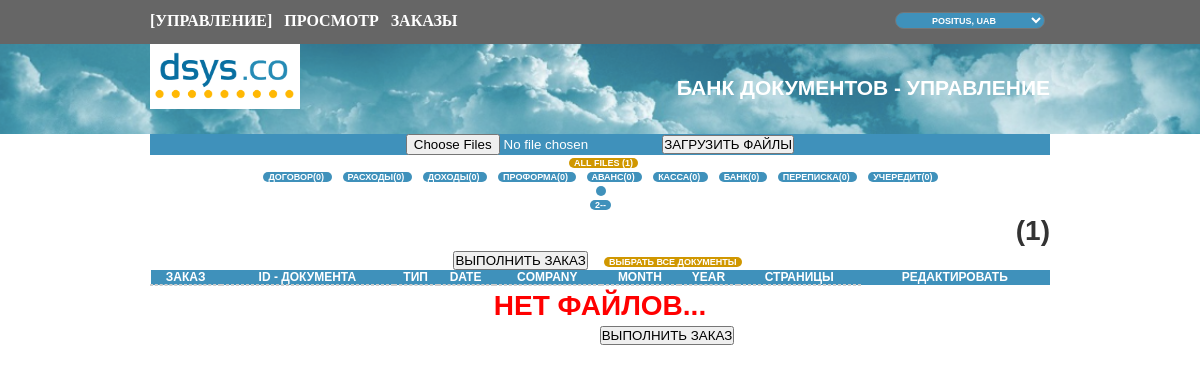
/public_html/private/01_admin/01_admin.php, run on the app's committed database.
### tables this page shows
CREATE TABLE `pages` (
  `id` int(11) NOT NULL,
  `name` varchar(160) NOT NULL,
  `url` varchar(160) NOT NULL
);

### public_html/private/00_db_fns.php (called while the page is built, shortened)
<?php
$user_forma = 'POSITUS, UAB';
function db_connect()
{
    $host = 'localhost';
    $user = 'lva04ykg_dsys';
    $pswd = '2165050ff';
    $db = 'lva04ykg_dsys';
    $connection = mysql_connect($host, $user, $pswd);
    return $connection;
}
function db_result_to_array($result)
{
    $res_array = array();
    $count = 0;
    while($row = @mysql_fetch_array($result))
    {
        $res_array[$count] = $row;
        $count++;
    }
    return $res_array;
}
function get_menu()
{
    $query = "SELECT * FROM pages";
    $result = mysql_query($query);
    $result = db_result_to_array($result);
    return $result;
}
function orderby($get)
{
    $query = "
    SELECT idlib
    FROM photos
   	WHERE photos.file2type $get
   	GROUP BY idlib;
     ";
    $result = mysql_query($query);
    $result = db_result_to_array($result);
    return $result;
}
function countByTypeGet($get)
{
    $query = "SELECT * FROM photos
	WHERE photos.file2type = '$get'";
    $result = mysql_query($query);
    $result = db_result_to_array($result);
	$out1 = count($result);
	return $out1;
}
function countByTypeAll()
{
    $query = "SELECT * FROM photos
	";
    $result = mysql_query($query);
    $result = db_result_to_array($result);
	$out1 = count($result);
	return $out1;
}
function resultArrayListMonth()
{
    db_connect(); $query = "SELECT php3month FROM photos GROUP BY php3month";
    $result = mysql_query($query); $result = db_result_to_array($result); return $result;
}
function resultArrayListCompany()
{
    db_connect(); $query = "SELECT file3company FROM photos GROUP BY file3company";
    $result = mysql_query($query); $result = db_result_to_array($result); return $result;
}
?>

### public_html/private/01_admin/01_admin.php (the view, shortened to what this page needs)
<?php
include('../00_db_fns.php');
?>
<!DOCTYPE HTML>
<html>
<head>
<link rel="stylesheet" type="text/css" href="../template_modal/shadowbox.css">
<link rel="stylesheet" type="text/css" href="../css.css">
</head>
<body>
<div id="line1"  >
<div id="line1a">
<a id="all" class="basic" href="../01_admin/01_admin.php?name=%3E0">[УПРАВЛЕНИЕ]</a>
<a id="all" class="basic" href="../01_preview/01_preview.php?name=%3E0">ПРОСМОТР</a>
<a id="all" class="basic" href="../01_zakazi/01_zakazi.php">ЗАКАЗЫ</a>
<select id="all3" style="float: right;" ><option> <? echo $user_forma; ?> </option></select>
</div>
</div>
<div id="line2">
<div id="line2a">
<h2>БАНК ДОКУМЕНТОВ - УПРАВЛЕНИЕ</h2>
<div id="line2aa">
</div>
</div>
</div>
<form action="../00_uploadNew.php" method="post" enctype="multipart/form-data">
<table width="899" border="0" cellspacing="0" cellpadding="0">
  <tr>
    <td id="tablehader"><input type="file" name="file[]" id="file" multiple/>
    <input type="submit" name="submit" value="ЗАГРУЗИТЬ ФАЙЛЫ" />
    </td>
  </tr>
</table>
</form>
<table width="899" border="0" cellspacing="0" cellpadding="0"><tr><td id="tablehader2">
<a id="all2" class="all2" href="01_admin.php?name=>0" target="_self">ALL FILES <? echo '(' . countByTypeAll() . ')'; ?></a>
</td></tr></table>
<table width="899" border="0" cellspacing="0" cellpadding="0"><tr><td id="tablehader2">
<? $menu = get_menu(); ?><? foreach ($menu as $item): ?><a id="all4" href=01_admin.php?name==<? echo $item['url'];?>><? $typeNum = $item['url']; $typeCount = countByTypeGet($typeNum); echo $item['name'] . '(' . $typeCount . ')';?> </a><? endforeach; ?>
</td></tr></table>
<table width="899" border="0" cellspacing="0" cellpadding="0" id='capital'><tr><td id="tablehader2">
<? $menu = resultArrayListCompany();
foreach ($menu as $item):  ?>
<a id="all4" href=01_admin.php?month=<?echo $item[0];?>><?echo $item[0];?>
 </a><? endforeach; ?>
</td></tr></table>
<table width="899" border="0" cellspacing="0" cellpadding="0" ><tr><td id="tablehader2">
<? $menu = resultArrayListMonth();
foreach ($menu as $item):  ?>
<a id="all4" href=01_admin.php?month=<?echo $item[0];?>><?echo $item[0];?>
 </a><? endforeach; ?>
</td></tr></table>
<div id="line3a">
<h1>
<?
$input = $_GET["name"];
if ($input == '>0') {
	$countAll = countByTypeAll();
	echo "ВСЕ ДОКУМЕНТЫ" . '(' . $countAll . ')' ;
}
else {
	$in = substr($input, 1);
	$countGet = countByTypeGet($in);
	$name = returnMenuName($in);
	echo $name . '(' . $countGet . ')';;
}
?>
</h1>
</div>
<div>
<form method="post" name='form3' action="../00_zakaz_vipolnitj.php">
<input name="save" type="submit" value="ВЫПОЛНИТЬ ЗАКАЗ" action="refresh" onclick="myFunction()" />
<a id="all2" class="all2" onclick="javascript:checkAll('form3', true);" href="javascript:void();">ВЫБРАТЬ ВСЕ ДОКУМЕНТЫ</a>
<?
echo "<table>";
echo "<tr id=\"tablehader\" class=\"one\"> ";
echo "<td id=\"tablehader\" >"; echo "ЗАКАЗ"; echo "</td>";
echo "<td id=\"tablehader\" >"; echo "ID - ДОКУМЕНТА"; echo "</td>";
echo "<td id=\"tablehader\" >"; echo "ТИП <br>"; echo "</td>";
echo "<td id=\"tablehader\" >"; echo "DATE <br>"; echo "</td>";
echo "<td id=\"tablehader\" >"; echo "COMPANY <br>"; echo "</td>";
echo "<td id=\"tablehader\" >"; echo "MONTH <br>"; echo "</td>";
echo "<td id=\"tablehader\" >"; echo "YEAR <br>"; echo "</td>";
echo "<td id=\"tablehader\" >"; echo "СТРАНИЦЫ"; echo "</td>";
echo "<td id=\"tablehader\" >"; echo "РЕДАКТИРОВАТЬ"; echo "</td>";
echo "</tr>";
echo '<pre>';
	$menu = orderby($input);
echo '<pre>';
foreach ($menu as $item) {
	$documents = $item[0];
	$date = nametocase($documents, 1);
	$company = nametocase($documents, 2);
	$month = nametocase($documents, 3);
	$year = nametocase($documents, 4);
	$type0 = nametocase($documents, 5);
	$type = typename($type0);
    echo "<tr>";
    echo "<td id=\"tabletext\">"; echo "<input name=\"idIn[]\" type=\"checkbox\" value=\""; echo $documents; echo "\">";  echo "</td>";
    echo "<td id=\"tabletext\">"; echo $documents; echo "</td>";
    echo "<td id=\"tabletext\">"; echo $type; echo "</td>";
    echo "<td id=\"tabletext\">"; echo $date; echo "</td>";
    echo "<td id=\"tabletext\">"; echo $company; echo "</td>";
    echo "<td id=\"tabletext\">"; echo $month; echo "</td>";
    echo "<td id=\"tabletext\">"; echo $year; echo "</td>";
    echo "<td id=\"tabletext\">";
    $memo = orderbycount($documents);
    echo $memo; echo "</td>";
	echo "<td id=\"tabletext\">";
		echo "<a id=\"button\" href=\"../00_delete_record.php"; echo "?id=";  echo $documents; echo "\" target=\"_self\">удалить</a>";
		echo "<a id=\"button2\" rel=\"shadowbox[Mixed]\" href=\"../01_img.php";
		echo "?idDoc=";
		echo $documents;
		echo "\" target=\"_blank\">просмотр</a>";
	echo "</tr>";
}
	echo "<tr>";
    echo "<td id=\"tabletext\">"; echo ""; echo "</td>";
    echo "<td id=\"tabletext\">"; echo ""; echo "</td>"; $var1 = @$item['idDoc'];  @$memo2 = count($memo);
    echo "<td id=\"tabletext\">"; echo ""; echo "</td>";
    echo "<td id=\"tabletext\">"; echo ''; echo "</td>";
    echo "<td id=\"tabletext\">"; echo ''; echo "</td>";
    echo "<td id=\"tabletext\">"; echo ''; echo "</td>";
    echo "<td id=\"tabletext\">"; echo ''; echo "</td>";
	echo "<td id=\"tabletext\">";
	echo "</td>";
	echo "</tr>";
echo "</table>";
if (!$menu) {
echo '<div id=\'line3a\' ><h1 id=\'red\'>НЕТ ФАЙЛОВ... </h1></div>';
}
?>
<a id="all" class="basic" href="00_new_record.php" target="_self">[NEW RECORD]</a>
</div>
<input name="save" type="submit" value="ВЫПОЛНИТЬ ЗАКАЗ" action="refresh" onclick="myFunction()" />
</body>
</html>

### public_html/private/css.css (style rules this page uses)
body { color: rgb(60, 60, 60); background-color: #FFF; text-align: center; }
pre { color: #fc3030; }
body { padding: 0px 0px 0px 0px; margin: 0px 0px 0px 0px; width: 100%; height: 100%; }
#line1 { -webkit-background-clip: border-box; -webkit-background-origin: padding-box; -webkit-background-size: auto; background-attachment: scroll; background-clip: border-box; background-color: #666; background-image: none; background-origin: padding-box; background-size: auto; color: rgb(0, 0, 0); display: block; font-family: 'Trebuchet MS', Verdana, Arial, Helvetica, sans-serif; font-size: 14px; height: 44px; image-rendering: -webkit-crisp-edges; left: 0px; line-height: 18px; position: fixed; text-align: left; top: 0px; width: 100%; z-index: 5; }
#line1a { text-align:left; font-family: 'SEB Basic Web', 'Arial Narrow', 'Trebuchet MS', Verdana, Arial, Helvetica, sans-serif; font-size: 14px; height: 44px; line-height: 18px; margin-bottom: 0px; margin-left: auto; margin-right: auto; margin-top: 5px; max-width: 900px; padding-bottom: 0px; padding-top: 7px; }
#line2 { margin-top:44px; background:#0C6; color: rgb(0, 0, 0); font-size: 14px; height: 90px; left: 0px; line-height: 18px; right: 0px; text-align: center; top: 0px; width: 100%; background-image:url(sky.png); background-size:100%; }
#line2a { color: rgb(0, 0, 0); display: block; font-family: 'SEB Basic Web', 'Arial Narrow', 'Trebuchet MS', Verdana, Arial, Helvetica, sans-serif; font-size: 14px; height: 90px; image-rendering: -webkit-crisp-edges; line-height: 18px; margin-bottom: 0px; margin-left: auto; margin-right: auto; margin-top: 0px; max-width: 900px; padding-bottom: 0px; padding-left: 20px; padding-right: 20px; padding-top: 0px; text-align: left; width: 1180px; }
#line2aa { width:150px; height:65px; padding: 0 0 0 0; margin: 0 0 0 0; background-color:#FFF; background-image:url(logo.png); background-size:100%; }
h2 { color:#FFF; padding: 0 0 0 0; margin: 0 0 0 0; float: right; padding-top: 35px; }
a { color: rgb(255, 255, 255); font-family:Verdana, Geneva, sans-serif; font-size: 14px; font-weight: 200; text-decoration:none; }
a.basic { color: rgb(255, 255, 255); font-family:Calibri; font-size: 16px; height: 18px; font-weight: 600; text-decoration: none; font-weight: 600; float: left; }
#all { margin-right: 12px; }
#all2 { margin-left: 12px; color:#FFF; font-size:9px; background-color: #d09700; padding-top: 0px; padding-right: 5px; padding-button: 10px; padding-left: 5px; margin-right: 5px; border-radius: 10px; width: 60px; height: 17px; text-align:center; font-weight:600; }
#all3 { margin-left: 12px; color:#FFF; font-size:9px; background-color: #3f91bb; padding-top: 0px; padding-right: 5px; padding-button: 10px; padding-left: 5px; margin-right: 5px; border-radius: 10px; width: 150px; height: 17px; text-align:center; font-weight:600; }
#all4 { margin-left: 6px; color:#FFF; font-size:9px; background-color: #3f91bb; padding-top: 0px; padding-right: 5px; padding-button: 10px; padding-left: 5px; margin-right: 5px; border-radius: 10px; width: 60px; height: 17px; text-align:center; font-weight:600; }
#line3a { color: rgb(0, 0, 0); display: block; font-family: 'SEB Basic Web', 'Arial Narrow', 'Trebuchet MS', Verdana, Arial, Helvetica, sans-serif; font-size: 14px; height: 9; image-rendering: -webkit-crisp-edges; line-height: 0px; margin-bottom: 0px; margin-left: auto; margin-right: auto; margin-top: 0px; max-width: 900px; padding-left: 20px; padding-right: 20px; padding-top: 0px; text-align: left; width: 1180px; text-align: center; }
#red { color: red; text-align: center; }
#capital { text-transform: uppercase; }
h1 { padding: 0 0 0 0; margin: 20px 0 20px 0; width: 900px; color:#333; font-weight:600; text-align: right; }
td { border-style: dashed; border-width: thin; border-color:#CCC; text-align: center; }
table { margin: auto auto auto auto; width: 900px; border-collapse: collapse; font-family:Verdana, Geneva, sans-serif; font-size: 12px; font-weight: 0; text-decoration:none; text-align: center; }
#tablehader { background-color:#3f91bb; font-weight: 600; color:#FFF; border: 0px; }
#tablehader2 { background-color:#ffffff; font-weight: 600; color: #ffffff; border: 0px; }
#tabletext { background-color:#fafdff; color:# 333; }
* { margin:0;padding:0; }
html, body { height: 100%; }
body:before { content:""; height:100%; float:left; width:0; margin-top:-32767px; }

### data on the page
pages: name "ДОГОВОР", typeCount "0"
pages: name "РАСХОДЫ", typeCount "0"
pages: name "ДОХОДЫ", typeCount "0"
pages: name "ПРОФОРМА", typeCount "0"
pages: name "АВАНС", typeCount "0"
pages: name "КАССА", typeCount "0"
pages: name "БАНК", typeCount "0"
pages: name "ПЕРЕПИСКА", typeCount "0"
pages: name "УЧЕРЕДИТ", typeCount "0"

### other printed values
countByTypeAll() "1"
$item[0] "2--"
$countGet "1"
form field value "POSITUS, UAB"
